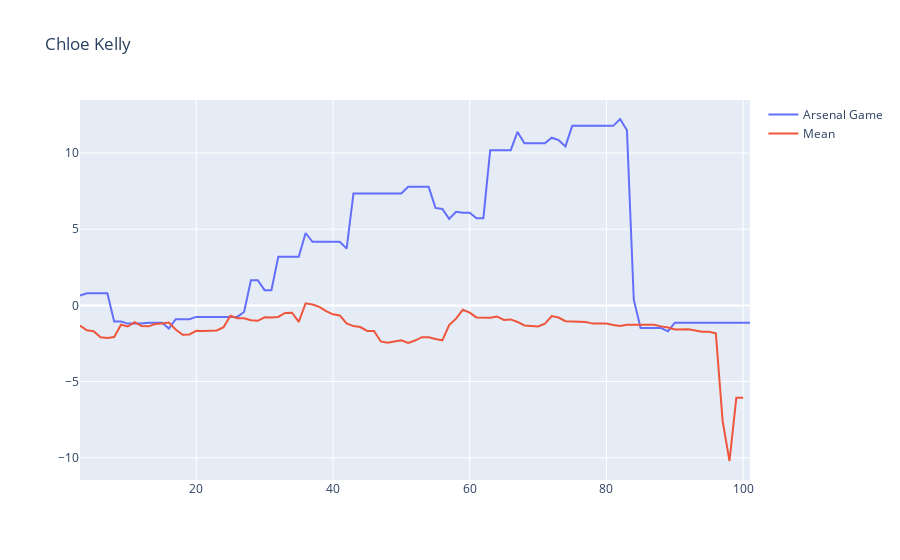

This figure's notebook cell:
### Code cell
trace_player("Chloe Kelly", arsenal_data, df_previous_games_grouped)
